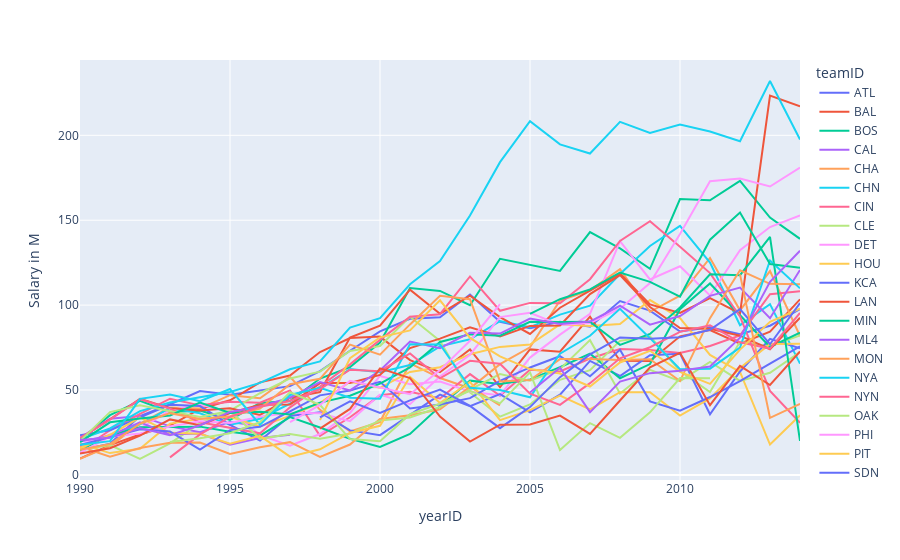

Here is the notebook cell this chart was saved with:
### Code cell
fig = px.line(teams_payroll, x="yearID", y="Salary in M", color='teamID')
fig.show()

### Figure 1 — Plotly figure (JSON) as saved in the notebook; plotly's stock layout.template omitted (floating-point values rounded to 4 significant figures)
{"data": [{"hovertemplate": "teamID=ATL<br>yearID=%{x}<br>Salary in M=%{y}<extra></extra>", "legendgroup": "ATL", "line": {"color": "#636efa", "dash": "solid"}, "mode": "lines", "name": "ATL", "showlegend": true, "type": "scatter", "x": [1990, 1991, 1992, 1993, 1994, 1995, 1996, 1997, 1998, 1999, 2000, 2001, 2002, 2003, 2004, 2005, 2006, 2007, 2008, 2009, 2010, 2011, 2012, 2013, 2014], "xaxis": "x", "y": [14.56, 18.4, 34.63, 41.64, 49.38, 47.24, 49.7, 52.28, 61.19, 73.14, 84.54, 91.94, 92.87, 106.2, 90.18, 86.46, 90.16, 87.29, 102.4, 96.73, 84.42, 87.0, 82.83, 87.87, 97.61], "yaxis": "y"}, {"hovertemplate": "teamID=BAL<br>yearID=%{x}<br>Salary in M=%{y}<extra></extra>", "legendgroup": "BAL", "line": {"color": "#EF553B", "dash": "solid"}, "mode": "lines", "name": "BAL", "showlegend": true, "type": "scatter", "x": [1990, 1991, 1992, 1993, 1994, 1995, 1996, 1997, 1998, 1999, 2000, 2001, 2002, 2003, 2004, 2005, 2006, 2007, 2008, 2009, 2010, 2011, 2012, 2013, 2014], "xaxis": "x", "y": [9.68, 17.52, 23.78, 29.1, 38.85, 43.94, 54.49, 58.52, 72.36, 80.61, 81.45, 67.6, 60.49, 73.88, 51.62, 73.91, 72.59, 93.17, 67.2, 67.1, 81.61, 85.3, 77.35, 84.39, 103.4], "yaxis": "y"}, {"hovertemplate": "teamID=BOS<br>yearID=%{x}<br>Salary in M=%{y}<extra></extra>", "legendgroup": "BOS", "line": {"color": "#00cc96", "dash": "solid"}, "mode": "lines", "name": "BOS", "showlegend": true, "type": "scatter", "x": [1990, 1991, 1992, 1993, 1994, 1995, 1996, 1997, 1998, 1999, 2000, 2001, 2002, 2003, 2004, 2005, 2006, 2007, 2008, 2009, 2010, 2011, 2012, 2013, 2014], "xaxis": "x", "y": [20.56, 35.17, 43.61, 37.12, 37.86, 32.46, 42.39, 43.56, 56.76, 63.5, 77.94, 110.0, 108.4, 99.95, 127.3, 123.5, 120.1, 143.0, 133.4, 121.3, 162.4, 161.8, 173.2, 151.5, 139.0], "yaxis": "y"}, {"hovertemplate": "teamID=CAL<br>yearID=%{x}<br>Salary in M=%{y}<extra></extra>", "legendgroup": "CAL", "line": {"color": "#ab63fa", "dash": "solid"}, "mode": "lines", "name": "CAL", "showlegend": true, "type": "scatter", "x": [1990, 1991, 1992, 1993, 1994, 1995, 1996], "xaxis": "x", "y": [21.72, 33.06, 34.75, 28.59, 25.16, 31.22, 28.74], "yaxis": "y"}, {"hovertemplate": "teamID=CHA<br>yearID=%{x}<br>Salary in M=%{y}<extra></extra>", "legendgroup": "CHA", "line": {"color": "#FFA15A", "dash": "solid"}, "mode": "lines", "name": "CHA", "showlegend": true, "type": "scatter", "x": [1990, 1991, 1992, 1993, 1994, 1995, 1996, 1997, 1998, 1999, 2000, 2001, 2002, 2003, 2004, 2005, 2006, 2007, 2008, 2009, 2010, 2011, 2012, 2013, 2014], "xaxis": "x", "y": [9.492, 16.92, 30.16, 39.7, 39.18, 46.96, 45.14, 57.74, 38.34, 25.62, 31.13, 65.65, 57.05, 51.01, 65.21, 75.18, 102.8, 108.7, 121.2, 96.07, 105.5, 127.8, 96.92, 120.1, 81.83], "yaxis": "y"}, {"hovertemplate": "teamID=CHN<br>yearID=%{x}<br>Salary in M=%{y}<extra></extra>", "legendgroup": "CHN", "line": {"color": "#19d3f3", "dash": "solid"}, "mode": "lines", "name": "CHN", "showlegend": true, "type": "scatter", "x": [1990, 1991, 1992, 1993, 1994, 1995, 1996, 1997, 1998, 1999, 2000, 2001, 2002, 2003, 2004, 2005, 2006, 2007, 2008, 2009, 2010, 2011, 2012, 2013, 2014], "xaxis": "x", "y": [13.62, 23.18, 29.83, 39.39, 36.29, 29.51, 33.08, 42.16, 50.84, 62.34, 60.54, 64.72, 75.69, 79.87, 90.56, 87.03, 94.42, 99.67, 118.3, 134.8, 146.6, 125.0, 88.2, 100.6, 65.52], "yaxis": "y"}, {"hovertemplate": "teamID=CIN<br>yearID=%{x}<br>Salary in M=%{y}<extra></extra>", "legendgroup": "CIN", "line": {"color": "#FF6692", "dash": "solid"}, "mode": "lines", "name": "CIN", "showlegend": true, "type": "scatter", "x": [1990, 1991, 1992, 1993, 1994, 1995, 1996, 1997, 1998, 1999, 2000, 2001, 2002, 2003, 2004, 2005, 2006, 2007, 2008, 2009, 2010, 2011, 2012, 2013, 2014], "xaxis": "x", "y": [14.37, 26.31, 35.93, 44.88, 40.96, 43.14, 42.53, 49.77, 23.0, 33.96, 46.87, 48.99, 45.05, 59.36, 46.62, 61.89, 60.91, 68.52, 74.12, 73.56, 71.76, 75.95, 82.2, 106.4, 108.2], "yaxis": "y"}, {"hovertemplate": "teamID=CLE<br>yearID=%{x}<br>Salary in M=%{y}<extra></extra>", "legendgroup": "CLE", "line": {"color": "#B6E880", "dash": "solid"}, "mode": "lines", "name": "CLE", "showlegend": true, "type": "scatter", "x": [1990, 1991, 1992, 1993, 1994, 1995, 1996, 1997, 1998, 1999, 2000, 2001, 2002, 2003, 2004, 2005, 2006, 2007, 2008, 2009, 2010, 2011, 2012, 2013, 2014], "xaxis": "x", "y": [14.49, 17.64, 9.373, 18.56, 30.49, 37.94, 48.11, 56.8, 60.8, 72.98, 75.88, 93.15, 78.91, 48.58, 34.32, 41.5, 56.03, 61.67, 78.97, 81.58, 61.2, 48.78, 78.43, 75.77, 82.15], "yaxis": "y"}, {"hovertemplate": "teamID=DET<br>yearID=%{x}<br>Salary in M=%{y}<extra></extra>", "legendgroup": "DET", "line": {"color": "#FF97FF", "dash": "solid"}, "mode": "lines", "name": "DET", "showlegend": true, "type": "scatter", "x": [1990, 1991, 1992, 1993, 1994, 1995, 1996, 1997, 1998, 1999, 2000, 2001, 2002, 2003, 2004, 2005, 2006, 2007, 2008, 2009, 2010, 2011, 2012, 2013, 2014], "xaxis": "x", "y": [17.59, 23.84, 27.32, 38.15, 41.45, 37.04, 23.44, 17.27, 24.07, 36.49, 58.27, 53.42, 55.05, 49.17, 46.83, 69.09, 82.61, 94.8, 137.7, 115.1, 122.9, 105.7, 132.3, 146.0, 152.9], "yaxis": "y"}, {"hovertemplate": "teamID=HOU<br>yearID=%{x}<br>Salary in M=%{y}<extra></extra>", "legendgroup": "HOU", "line": {"color": "#FECB52", "dash": "solid"}, "mode": "lines", "name": "HOU", "showlegend": true, "type": "scatter", "x": [1990, 1991, 1992, 1993, 1994, 1995, 1996, 1997, 1998, 1999, 2000, 2001, 2002, 2003, 2004, 2005, 2006, 2007, 2008, 2009, 2010, 2011, 2012, 2013, 2014], "xaxis": "x", "y": [18.33, 12.85, 15.41, 30.21, 33.13, 34.17, 28.49, 34.78, 42.37, 54.91, 51.29, 60.61, 63.45, 71.04, 75.4, 76.78, 88.69, 87.76, 88.93, 103.0, 92.36, 70.69, 60.65, 17.89, 35.12], "yaxis": "y"}, {"hovertemplate": "teamID=KCA<br>yearID=%{x}<br>Salary in M=%{y}<extra></extra>", "legendgroup": "KCA", "line": {"color": "#636efa", "dash": "solid"}, "mode": "lines", "name": "KCA", "showlegend": true, "type": "scatter", "x": [1990, 1991, 1992, 1993, 1994, 1995, 1996, 1997, 1998, 1999, 2000, 2001, 2002, 2003, 2004, 2005, 2006, 2007, 2008, 2009, 2010, 2011, 2012, 2013, 2014], "xaxis": "x", "y": [23.36, 26.32, 33.89, 41.35, 40.54, 29.53, 20.28, 34.66, 36.86, 26.23, 23.43, 35.42, 47.26, 40.52, 47.61, 36.88, 47.29, 67.12, 58.25, 70.52, 71.41, 35.71, 60.92, 80.09, 74.59], "yaxis": "y"}, {"hovertemplate": "teamID=LAN<br>yearID=%{x}<br>Salary in M=%{y}<extra></extra>", "legendgroup": "LAN", "line": {"color": "#EF553B", "dash": "solid"}, "mode": "lines", "name": "LAN", "showlegend": true, "type": "scatter", "x": [1990, 1991, 1992, 1993, 1994, 1995, 1996, 1997, 1998, 1999, 2000, 2001, 2002, 2003, 2004, 2005, 2006, 2007, 2008, 2009, 2010, 2011, 2012, 2013, 2014], "xaxis": "x", "y": [21.32, 32.79, 44.79, 39.33, 38.0, 39.27, 35.35, 45.38, 48.82, 80.86, 87.92, 109.1, 94.85, 105.6, 92.9, 83.04, 98.45, 108.5, 118.6, 100.4, 95.36, 104.2, 95.14, 223.4, 217.0], "yaxis": "y"}, {"hovertemplate": "teamID=MIN<br>yearID=%{x}<br>Salary in M=%{y}<extra></extra>", "legendgroup": "MIN", "line": {"color": "#00cc96", "dash": "solid"}, "mode": "lines", "name": "MIN", "showlegend": true, "type": "scatter", "x": [1990, 1991, 1992, 1993, 1994, 1995, 1996, 1997, 1998, 1999, 2000, 2001, 2002, 2003, 2004, 2005, 2006, 2007, 2008, 2009, 2010, 2011, 2012, 2013, 2014], "xaxis": "x", "y": [14.6, 23.36, 28.03, 28.22, 28.44, 25.41, 23.12, 34.07, 27.93, 21.26, 16.52, 24.13, 40.42, 55.51, 53.59, 56.19, 63.4, 71.44, 56.93, 65.3, 97.56, 112.7, 94.08, 75.34, 83.76], "yaxis": "y"}, {"hovertemplate": "teamID=ML4<br>yearID=%{x}<br>Salary in M=%{y}<extra></extra>", "legendgroup": "ML4", "line": {"color": "#ab63fa", "dash": "solid"}, "mode": "lines", "name": "ML4", "showlegend": true, "type": "scatter", "x": [1990, 1991, 1992, 1993, 1994, 1995, 1996, 1997], "xaxis": "x", "y": [19.72, 23.12, 31.01, 23.81, 24.35, 17.8, 21.73, 23.66], "yaxis": "y"}, {"hovertemplate": "teamID=MON<br>yearID=%{x}<br>Salary in M=%{y}<extra></extra>", "legendgroup": "MON", "line": {"color": "#FFA15A", "dash": "solid"}, "mode": "lines", "name": "MON", "showlegend": true, "type": "scatter", "x": [1990, 1991, 1992, 1993, 1994, 1995, 1996, 1997, 1998, 1999, 2000, 2001, 2002, 2003, 2004], "xaxis": "x", "y": [16.59, 10.73, 15.82, 18.9, 19.1, 12.36, 16.26, 19.3, 10.64, 17.9, 32.99, 35.16, 38.67, 51.95, 40.9], "yaxis": "y"}, {"hovertemplate": "teamID=NYA<br>yearID=%{x}<br>Salary in M=%{y}<extra></extra>", "legendgroup": "NYA", "line": {"color": "#19d3f3", "dash": "solid"}, "mode": "lines", "name": "NYA", "showlegend": true, "type": "scatter", "x": [1990, 1991, 1992, 1993, 1994, 1995, 1996, 1997, 1998, 1999, 2000, 2001, 2002, 2003, 2004, 2005, 2006, 2007, 2008, 2009, 2010, 2011, 2012, 2013, 2014], "xaxis": "x", "y": [20.91, 27.34, 37.54, 42.62, 45.73, 48.87, 54.19, 62.24, 66.81, 86.73, 92.34, 112.3, 125.9, 152.7, 184.2, 208.3, 194.7, 189.3, 207.9, 201.4, 206.3, 202.3, 196.5, 232.0, 197.5], "yaxis": "y"}, {"hovertemplate": "teamID=NYN<br>yearID=%{x}<br>Salary in M=%{y}<extra></extra>", "legendgroup": "NYN", "line": {"color": "#FF6692", "dash": "solid"}, "mode": "lines", "name": "NYN", "showlegend": true, "type": "scatter", "x": [1990, 1991, 1992, 1993, 1994, 1995, 1996, 1997, 1998, 1999, 2000, 2001, 2002, 2003, 2004, 2005, 2006, 2007, 2008, 2009, 2010, 2011, 2012, 2013, 2014], "xaxis": "x", "y": [21.72, 32.59, 44.6, 39.04, 30.96, 27.67, 24.48, 39.8, 52.08, 65.09, 79.51, 93.17, 94.63, 116.9, 96.66, 101.3, 101.1, 115.2, 137.8, 149.4, 134.4, 118.8, 93.35, 49.45, 30.75], "yaxis": "y"}, {"hovertemplate": "teamID=OAK<br>yearID=%{x}<br>Salary in M=%{y}<extra></extra>", "legendgroup": "OAK", "line": {"color": "#B6E880", "dash": "solid"}, "mode": "lines", "name": "OAK", "showlegend": true, "type": "scatter", "x": [1990, 1991, 1992, 1993, 1994, 1995, 1996, 1997, 1998, 1999, 2000, 2001, 2002, 2003, 2004, 2005, 2006, 2007, 2008, 2009, 2010, 2011, 2012, 2013, 2014], "xaxis": "x", "y": [19.89, 37.0, 41.03, 37.81, 34.17, 37.74, 21.24, 24.02, 21.3, 24.43, 31.97, 33.81, 40.0, 50.26, 59.43, 55.43, 62.24, 79.37, 47.97, 61.91, 55.25, 66.54, 55.37, 60.13, 72.41], "yaxis": "y"}, {"hovertemplate": "teamID=PHI<br>yearID=%{x}<br>Salary in M=%{y}<extra></extra>", "legendgroup": "PHI", "line": {"color": "#FF97FF", "dash": "solid"}, "mode": "lines", "name": "PHI", "showlegend": true, "type": "scatter", "x": [1990, 1991, 1992, 1993, 1994, 1995, 1996, 1997, 1998, 1999, 2000, 2001, 2002, 2003, 2004, 2005, 2006, 2007, 2008, 2009, 2010, 2011, 2012, 2013, 2014], "xaxis": "x", "y": [13.17, 22.49, 24.38, 28.54, 31.6, 30.56, 34.31, 36.66, 36.3, 31.69, 47.31, 41.66, 57.95, 70.78, 92.92, 95.52, 88.27, 89.43, 97.88, 113.0, 141.9, 173.0, 174.5, 169.9, 180.9], "yaxis": "y"}, {"hovertemplate": "teamID=PIT<br>yearID=%{x}<br>Salary in M=%{y}<extra></extra>", "legendgroup": "PIT", "line": {"color": "#FECB52", "dash": "solid"}, "mode": "lines", "name": "PIT", "showlegend": true, "type": "scatter", "x": [1990, 1991, 1992, 1993, 1994, 1995, 1996, 1997, 1998, 1999, 2000, 2001, 2002, 2003, 2004, 2005, 2006, 2007, 2008, 2009, 2010, 2011, 2012, 2013, 2014], "xaxis": "x", "y": [15.56, 23.63, 33.94, 24.82, 24.22, 18.36, 23.02, 10.77, 15.06, 24.7, 28.93, 57.76, 42.32, 54.81, 32.23, 38.13, 46.72, 38.54, 48.69, 48.69, 34.94, 45.05, 62.95, 77.06, 77.18], "yaxis": "y"}, {"hovertemplate": "teamID=SDN<br>yearID=%{x}<br>Salary in M=%{y}<extra></extra>", "legendgroup": "SDN", "line": {"color": "#636efa", "dash": "solid"}, "mode": "lines", "name": "SDN", "showlegend": true, "type": "scatter", "x": [1990, 1991, 1992, 1993, 1994, 1995, 1996, 1997, 1998, 1999, 2000, 2001, 2002, 2003, 2004, 2005, 2006, 2007, 2008, 2009, 2010, 2011, 2012, 2013, 2014], "xaxis": "x", "y": [17.59, 22.15, 26.85, 25.51, 14.92, 26.38, 28.35, 37.36, 46.86, 49.77, 54.82, 39.18, 41.42, 45.21, 55.38, 63.29, 69.9, 58.11, 73.68, 43.33, 37.8, 45.87, 55.24, 65.59, 75.69], "yaxis": "y"}, {"hovertemplate": "teamID=SEA<br>yearID=%{x}<br>Salary in M=%{y}<extra></extra>", "legendgroup": "SEA", "line": {"color": "#EF553B", "dash": "solid"}, "mode": "lines", "name": "SEA", "showlegend": true, "type": "scatter", "x": [1990, 1991, 1992, 1993, 1994, 1995, 1996, 1997, 1998, 1999, 2000, 2001, 2002, 2003, 2004, 2005, 2006, 2007, 2008, 2009, 2010, 2011, 2012, 2013, 2014], "xaxis": "x", "y": [12.55, 15.69, 23.18, 32.7, 29.23, 36.48, 41.33, 41.54, 54.09, 54.13, 58.91, 74.72, 80.28, 86.96, 81.52, 87.75, 87.96, 106.5, 117.7, 98.9, 86.51, 86.11, 81.98, 74.01, 92.53], "yaxis": "y"}, {"hovertemplate": "teamID=SFN<br>yearID=%{x}<br>Salary in M=%{y}<extra></extra>", "legendgroup": "SFN", "line": {"color": "#00cc96", "dash": "solid"}, "mode": "lines", "name": "SFN", "showlegend": true, "type": "scatter", "x": [1990, 1991, 1992, 1993, 1994, 1995, 1996, 1997, 1998, 1999, 2000, 2001, 2002, 2003, 2004, 2005, 2006, 2007, 2008, 2009, 2010, 2011, 2012, 2013, 2014], "xaxis": "x", "y": [19.34, 30.97, 33.16, 35.05, 42.64, 36.46, 37.14, 35.59, 42.57, 46.6, 53.74, 63.28, 78.3, 82.85, 82.02, 90.2, 90.06, 90.22, 76.59, 83.03, 98.64, 118.2, 117.6, 140.2, 20], "yaxis": "y"}, {"hovertemplate": "teamID=SLN<br>yearID=%{x}<br>Salary in M=%{y}<extra></extra>", "legendgroup": "SLN", "line": {"color": "#ab63fa", "dash": "solid"}, "mode": "lines", "name": "SLN", "showlegend": true, "type": "scatter", "x": [1990, 1991, 1992, 1993, 1994, 1995, 1996, 1997, 1998, 1999, 2000, 2001, 2002, 2003, 2004, 2005, 2006, 2007, 2008, 2009, 2010, 2011, 2012, 2013, 2014], "xaxis": "x", "y": [20.52, 21.86, 27.58, 23.37, 29.28, 37.1, 40.27, 45.46, 54.67, 49.78, 61.45, 78.54, 74.66, 83.79, 83.23, 92.11, 88.89, 90.29, 99.62, 88.53, 93.54, 105.4, 110.3, 92.26, 120.7], "yaxis": "y"}, {"hovertemplate": "teamID=TEX<br>yearID=%{x}<br>Salary in M=%{y}<extra></extra>", "legendgroup": "TEX", "line": {"color": "#FFA15A", "dash": "solid"}, "mode": "lines", "name": "TEX", "showlegend": true, "type": "scatter", "x": [1990, 1991, 1992, 1993, 1994, 1995, 1996, 1997, 1998, 1999, 2000, 2001, 2002, 2003, 2004, 2005, 2006, 2007, 2008, 2009, 2010, 2011, 2012, 2013, 2014], "xaxis": "x", "y": [14.87, 18.22, 30.13, 36.38, 32.97, 34.58, 39.04, 53.45, 56.57, 76.71, 70.8, 88.63, 105.5, 103.5, 55.05, 55.85, 68.23, 68.32, 67.71, 68.18, 55.25, 92.3, 120.5, 112.5, 112.3], "yaxis": "y"}, {"hovertemplate": "teamID=TOR<br>yearID=%{x}<br>Salary in M=%{y}<extra></extra>", "legendgroup": "TOR", "line": {"color": "#19d3f3", "dash": "solid"}, "mode": "lines", "name": "TOR", "showlegend": true, "type": "scatter", "x": [1990, 1991, 1992, 1993, 1994, 1995, 1996, 1997, 1998, 1999, 2000, 2001, 2002, 2003, 2004, 2005, 2006, 2007, 2008, 2009, 2010, 2011, 2012, 2013, 2014], "xaxis": "x", "y": [17.76, 19.9, 44.79, 47.28, 43.43, 50.59, 29.56, 47.08, 51.38, 45.44, 44.84, 76.9, 76.86, 51.27, 50.02, 45.72, 71.36, 81.94, 97.79, 80.54, 62.23, 62.57, 75.01, 126.3, 109.9], "yaxis": "y"}, {"hovertemplate": "teamID=COL<br>yearID=%{x}<br>Salary in M=%{y}<extra></extra>", "legendgroup": "COL", "line": {"color": "#FF6692", "dash": "solid"}, "mode": "lines", "name": "COL", "showlegend": true, "type": "scatter", "x": [1993, 1994, 1995, 1996, 1997, 1998, 1999, 2000, 2001, 2002, 2003, 2004, 2005, 2006, 2007, 2008, 2009, 2010, 2011, 2012, 2013, 2014], "xaxis": "x", "y": [10.35, 23.89, 34.15, 40.18, 43.56, 50.48, 61.94, 61.11, 71.54, 56.85, 67.18, 65.45, 47.84, 41.23, 54.04, 68.66, 75.2, 84.23, 88.15, 78.07, 74.41, 95.4], "yaxis": "y"}, {"hovertemplate": "teamID=FLO<br>yearID=%{x}<br>Salary in M=%{y}<extra></extra>", "legendgroup": "FLO", "line": {"color": "#B6E880", "dash": "solid"}, "mode": "lines", "name": "FLO", "showlegend": true, "type": "scatter", "x": [1993, 1994, 1995, 1996, 1997, 1998, 1999, 2000, 2001, 2002, 2003, 2004, 2005, 2006, 2007, 2008, 2009, 2010, 2011], "xaxis": "x", "y": [19.33, 21.63, 24.52, 31.02, 48.69, 41.32, 21.09, 19.87, 35.76, 41.98, 49.45, 42.14, 60.41, 14.67, 30.51, 21.81, 36.83, 57.03, 56.94], "yaxis": "y"}, {"hovertemplate": "teamID=ANA<br>yearID=%{x}<br>Salary in M=%{y}<extra></extra>", "legendgroup": "ANA", "line": {"color": "#FF97FF", "dash": "solid"}, "mode": "lines", "name": "ANA", "showlegend": true, "type": "scatter", "x": [1997, 1998, 1999, 2000, 2001, 2002, 2003, 2004], "xaxis": "x", "y": [31.14, 41.28, 55.39, 51.46, 47.54, 61.72, 79.03, 100.5], "yaxis": "y"}, {"hovertemplate": "teamID=ARI<br>yearID=%{x}<br>Salary in M=%{y}<extra></extra>", "legendgroup": "ARI", "line": {"color": "#FECB52", "dash": "solid"}, "mode": "lines", "name": "ARI", "showlegend": true, "type": "scatter", "x": [1998, 1999, 2000, 2001, 2002, 2003, 2004, 2005, 2006, 2007, 2008, 2009, 2010, 2011, 2012, 2013, 2014], "xaxis": "x", "y": [32.35, 68.7, 81.03, 85.08, 102.8, 80.66, 69.78, 62.33, 59.68, 52.07, 66.2, 73.12, 60.72, 53.64, 73.8, 90.13, 97.86], "yaxis": "y"}, {"hovertemplate": "teamID=MIL<br>yearID=%{x}<br>Salary in M=%{y}<extra></extra>", "legendgroup": "MIL", "line": {"color": "#636efa", "dash": "solid"}, "mode": "lines", "name": "MIL", "showlegend": true, "type": "scatter", "x": [1998, 1999, 2000, 2001, 2002, 2003, 2004, 2005, 2006, 2007, 2008, 2009, 2010, 2011, 2012, 2013, 2014], "xaxis": "x", "y": [33.91, 43.38, 36.51, 43.89, 50.29, 40.63, 27.53, 39.93, 57.57, 70.99, 80.94, 80.18, 81.11, 85.5, 97.65, 76.95, 101.2], "yaxis": "y"}, {"hovertemplate": "teamID=TBA<br>yearID=%{x}<br>Salary in M=%{y}<extra></extra>", "legendgroup": "TBA", "line": {"color": "#EF553B", "dash": "solid"}, "mode": "lines", "name": "TBA", "showlegend": true, "type": "scatter", "x": [1998, 1999, 2000, 2001, 2002, 2003, 2004, 2005, 2006, 2007, 2008, 2009, 2010, 2011, 2012, 2013, 2014], "xaxis": "x", "y": [27.28, 38.87, 62.77, 56.98, 34.38, 19.63, 29.56, 29.68, 34.92, 24.12, 43.82, 63.31, 71.92, 41.05, 64.17, 52.96, 72.69], "yaxis": "y"}, {"hovertemplate": "teamID=LAA<br>yearID=%{x}<br>Salary in M=%{y}<extra></extra>", "legendgroup": "LAA", "line": {"color": "#00cc96", "dash": "solid"}, "mode": "lines", "name": "LAA", "showlegend": true, "type": "scatter", "x": [2005, 2006, 2007, 2008, 2009, 2010, 2011, 2012, 2013, 2014], "xaxis": "x", "y": [94.87, 103.5, 109.3, 119.2, 113.7, 105.0, 138.5, 154.5, 124.2, 122.0], "yaxis": "y"}, {"hovertemplate": "teamID=WAS<br>yearID=%{x}<br>Salary in M=%{y}<extra></extra>", "legendgroup": "WAS", "line": {"color": "#ab63fa", "dash": "solid"}, "mode": "lines", "name": "WAS", "showlegend": true, "type": "scatter", "x": [2005, 2006, 2007, 2008, 2009, 2010, 2011, 2012, 2013, 2014], "xaxis": "x", "y": [48.58, 63.14, 36.95, 54.96, 59.93, 61.4, 63.86, 80.86, 113.7, 132.0], "yaxis": "y"}, {"hovertemplate": "teamID=MIA<br>yearID=%{x}<br>Salary in M=%{y}<extra></extra>", "legendgroup": "MIA", "line": {"color": "#FFA15A", "dash": "solid"}, "mode": "lines", "name": "MIA", "showlegend": true, "type": "scatter", "x": [2012, 2013, 2014], "xaxis": "x", "y": [118.1, 33.6, 41.84], "yaxis": "y"}, {"hovertemplate": "teamID=NYM<br>yearID=%{x}<br>Salary in M=%{y}<extra></extra>", "legendgroup": "NYM", "line": {"color": "#19d3f3", "dash": "solid"}, "mode": "lines", "name": "NYM", "showlegend": true, "type": "scatter", "x": [2014], "xaxis": "x", "y": [54.81], "yaxis": "y"}, {"hovertemplate": "teamID=SFG<br>yearID=%{x}<br>Salary in M=%{y}<extra></extra>", "legendgroup": "SFG", "line": {"color": "#FF6692", "dash": "solid"}, "mode": "lines", "name": "SFG", "showlegend": true, "type": "scatter", "x": [2014], "xaxis": "x", "y": [143.5], "yaxis": "y"}], "layout": {"legend": {"title": {"text": "teamID"}, "tracegroupgap": 0}, "margin": {"t": 60}, "xaxis": {"anchor": "y", "domain": [0, 1], "title": {"text": "yearID"}}, "yaxis": {"anchor": "x", "domain": [0, 1], "title": {"text": "Salary in M"}}}}
